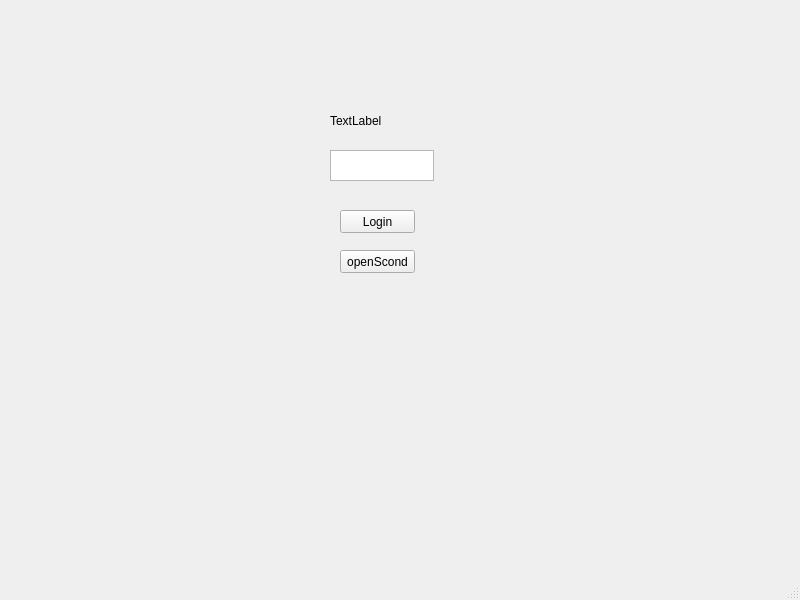
<?xml version="1.0" encoding="UTF-8"?>
<ui version="4.0">
 <class>MainWindow</class>
 <widget class="QMainWindow" name="MainWindow">
  <property name="geometry">
   <rect>
    <x>0</x>
    <y>0</y>
    <width>800</width>
    <height>600</height>
   </rect>
  </property>
  <property name="windowTitle">
   <string>MainWindow</string>
  </property>
  <widget class="QWidget" name="centralwidget">
   <widget class="QPushButton" name="pushButton">
    <property name="geometry">
     <rect>
      <x>340</x>
      <y>210</y>
      <width>75</width>
      <height>23</height>
     </rect>
    </property>
    <property name="text">
     <string>Login</string>
    </property>
   </widget>
   <widget class="QTextEdit" name="textEdit">
    <property name="geometry">
     <rect>
      <x>330</x>
      <y>150</y>
      <width>104</width>
      <height>31</height>
     </rect>
    </property>
   </widget>
   <widget class="QPushButton" name="openScond">
    <property name="geometry">
     <rect>
      <x>340</x>
      <y>250</y>
      <width>75</width>
      <height>23</height>
     </rect>
    </property>
    <property name="text">
     <string>openScond</string>
    </property>
   </widget>
   <widget class="QLabel" name="label_Main">
    <property name="geometry">
     <rect>
      <x>330</x>
      <y>100</y>
      <width>191</width>
      <height>41</height>
     </rect>
    </property>
    <property name="text">
     <string>TextLabel</string>
    </property>
   </widget>
  </widget>
  <widget class="QStatusBar" name="statusbar"/>
 </widget>
 <resources/>
 <connections/>
</ui>
